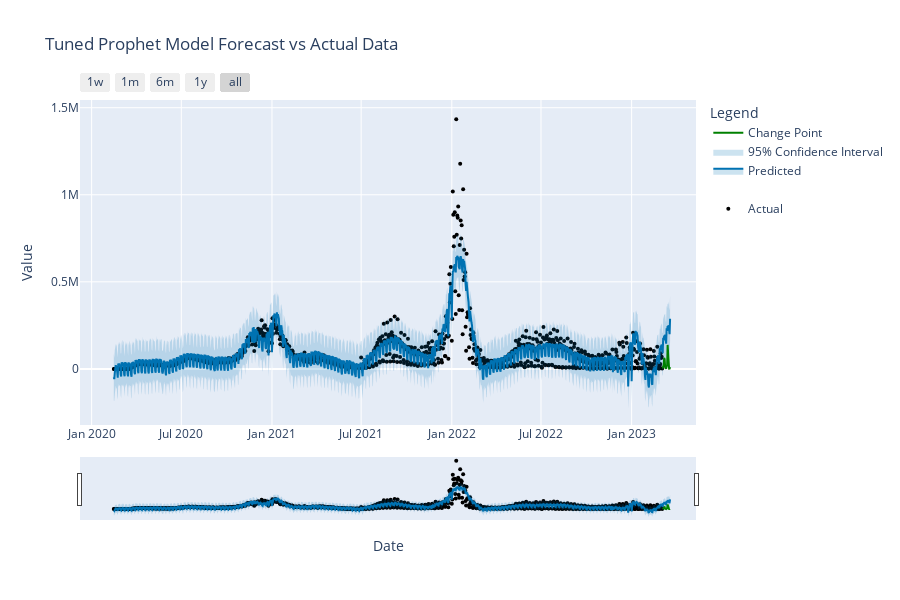

Notebook cell for this chart:
### Markdown cell above
#### <a id='toc4_2_1_3_'></a>[Model Evaluation](#toc0_)

### Code cell
prophet_model_eval_pipeline(model2, forecast_df=forecast_df, title=title)

### Figure 1 — Plotly figure (JSON) as saved in the notebook; plotly's stock layout.template omitted (floating-point values rounded to 4 significant figures; data arrays with more than 128 entries replaced by an {"elided": "..."} marker saying what was removed)
{"data": [{"marker": {"color": "black", "size": 4}, "mode": "markers", "name": "Actual", "type": "scatter", "x": {"elided": "1114 str values"}, "y": {"elided": "1114 int values"}}, {"hoverinfo": "skip", "line": {"width": 0}, "mode": "lines", "name": "", "type": "scatter", "x": {"elided": "1130 str values"}, "y": {"elided": "1130 float values"}}, {"fill": "tonexty", "fillcolor": "rgba(0, 114, 178, 0.2)", "line": {"color": "#0072B2", "width": 2}, "mode": "lines", "name": "Predicted", "type": "scatter", "x": {"elided": "1130 str values"}, "y": {"elided": "1130 float values"}}, {"fill": "tonexty", "fillcolor": "rgba(0, 114, 178, 0.2)", "hoverinfo": "skip", "line": {"width": 0}, "mode": "lines", "name": "95% Confidence Interval", "type": "scatter", "x": {"elided": "1130 str values"}, "y": {"elided": "1130 float values"}}, {"line": {"color": "green"}, "mode": "lines", "name": "Change Point", "type": "scatter", "x": {"elided": "1130 str values"}, "y": {"elided": "1130 int values"}}], "layout": {"height": 600, "legend": {"title": {"text": "Legend"}}, "showlegend": true, "title": {"text": "Tuned Prophet Model Forecast vs Actual Data"}, "width": 900, "xaxis": {"rangeselector": {"buttons": [{"count": 7, "label": "1w", "step": "day", "stepmode": "backward"}, {"count": 1, "label": "1m", "step": "month", "stepmode": "backward"}, {"count": 6, "label": "6m", "step": "month", "stepmode": "backward"}, {"count": 1, "label": "1y", "step": "year", "stepmode": "backward"}, {"step": "all"}]}, "rangeslider": {"visible": true}, "title": {"text": "Date"}, "type": "date"}, "yaxis": {"title": {"text": "Value"}}}}
